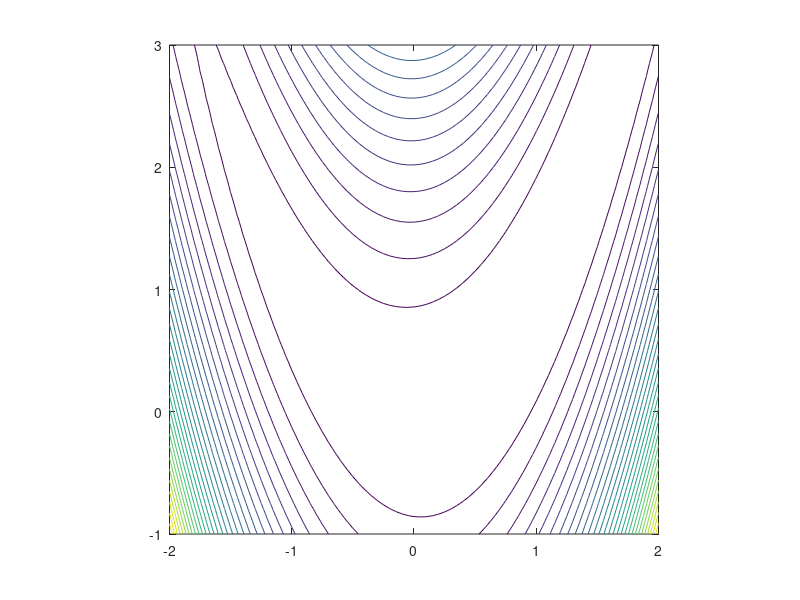

This chart was generated by the following MATLAB code: (Note: this script raises an error after producing the figure.)
% -------------------------------------------------------------------
% Non-Linear Optimization
% Author: Thiago Lima Silva (thiagolims@gmail.com)
% -------------------------------------------------------------------

% Make sure the workspace is clean before we start
clc
clear
clear global

addpath(genpath('library'));
addpath(genpath('algorithms'));
addpath(genpath('testFunctions'));

%% 
% intial point
x0=[-1; 2]; %%


% Ghraphic: plot the function to be minimized
xmin = -2;
xmax = 2;
dx = .05;
ymin = -1;  
ymax = 3;
dy = .05;

[z,y]= meshgrid(xmin:dx:xmax, ymin:dy:ymax);
banana=10*z.^4 - 20*(z.^2).*y + 10*y.^2 + z.^2 -2*z + 5;
contour(z,y,banana,30);
axis('square');
hold all;

%% Creating an automatic diff object
% [x,y] = initVariablesADI(x0(1),x0(2));
% xk = [x;y]; %% initial point with ADI

xk = x0;

%% Anonymous functions 
fbanana = @(xk) fban(xk);
gbanana = @(xk) gban(xk);
hbanana = @(xk) hban(xk);

fsquare = @(xk) squareX(xk);

%% Line Search Type
optType = 3; % SteepestDescent = 1, Newton = 2, DFP = 3
lsType = 1; % Armijo = 1, Polynomial = 2

%% Invoking optimization algorithm
[xs, fs, gs] = gradientDescent(fbanana, gbanana, hbanana, xk, optType, lsType);

